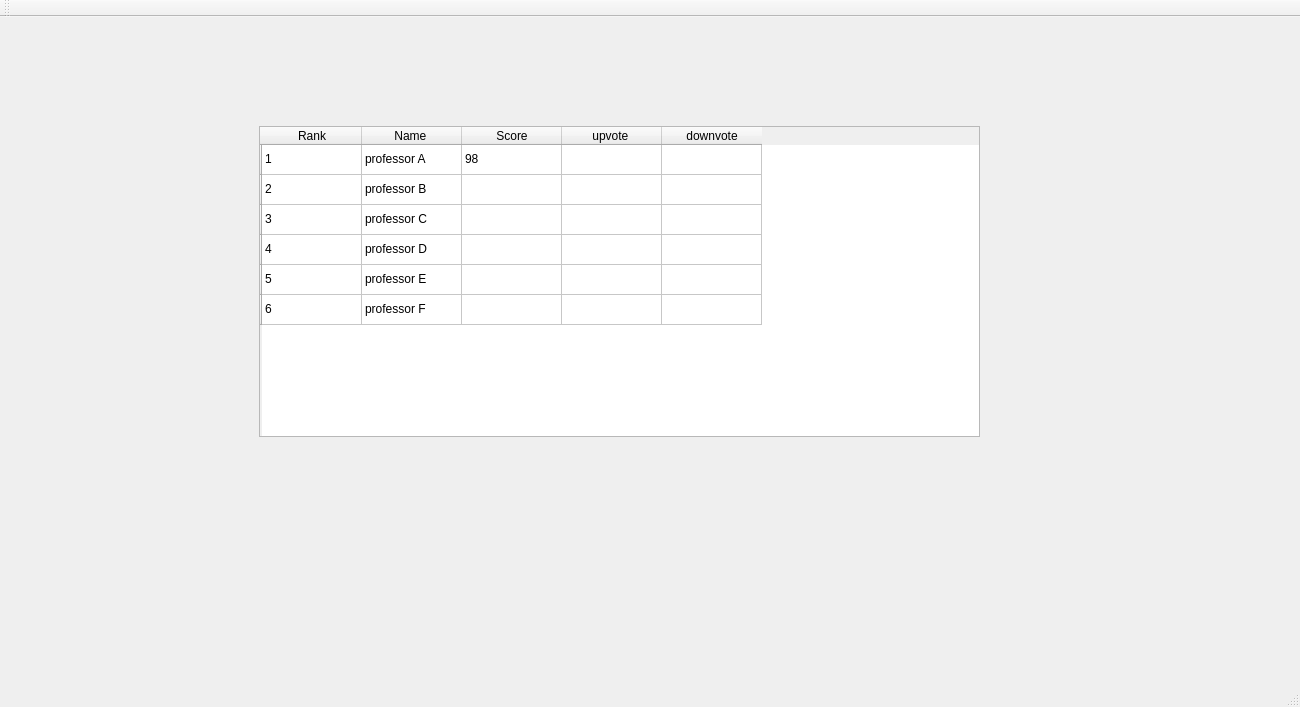
<?xml version="1.0" encoding="UTF-8"?>
<ui version="4.0">
 <class>MainWindow</class>
 <widget class="QMainWindow" name="MainWindow">
  <property name="geometry">
   <rect>
    <x>0</x>
    <y>0</y>
    <width>1300</width>
    <height>707</height>
   </rect>
  </property>
  <property name="windowTitle">
   <string>Rate AUC Professor</string>
  </property>
  <property name="layoutDirection">
   <enum>Qt::LeftToRight</enum>
  </property>
  <property name="styleSheet">
   <string notr="true"/>
  </property>
  <widget class="QWidget" name="centralwidget">
   <layout class="QVBoxLayout" name="verticalLayout_3">
    <item>
     <widget class="QStackedWidget" name="stackedWidget">
      <property name="currentIndex">
       <number>2</number>
      </property>
      <widget class="QWidget" name="page_3">
       <property name="styleSheet">
        <string notr="true">QWidget#page_3 {background-color: rgb(255, 255, 255);}


.QLineEdit {
border: 2px solid gray;
border-radius: 5px;
selection-background-color: dark-gray; 
}

QVBoxLayout#verticalLayout {
margin-left:auto;
margin-right: auto;
width:70%;
}

QWidget#widget {
border: 2px solid gray;
border-radius: 20px;
min-width: 500px;
max-width: 1500px;
min-height: 400px;
max-height: 1000px;
alignment: center;
	background-color: rgb(255, 255, 255);
}

QWidget#page_3{
	background-image: url(:/images/images/AUC_Background.jpeg);
}

QPushButton#pushButton {
width: 100px;
}

</string>
       </property>
       <widget class="QWidget" name="horizontalLayoutWidget">
        <property name="geometry">
         <rect>
          <x>0</x>
          <y>20</y>
          <width>1281</width>
          <height>611</height>
         </rect>
        </property>
        <layout class="QHBoxLayout" name="horizontalLayout" stretch="0">
         <item alignment="Qt::AlignHCenter|Qt::AlignVCenter">
          <widget class="QWidget" name="widget" native="true">
           <property name="maximumSize">
            <size>
             <width>1504</width>
             <height>1004</height>
            </size>
           </property>
           <layout class="QVBoxLayout" name="verticalLayout_11" stretch="0">
            <item>
             <layout class="QVBoxLayout" name="verticalLayout_12">
              <item>
               <widget class="QLabel" name="label_10">
                <property name="styleSheet">
                 <string notr="true"/>
                </property>
                <property name="text">
                 <string/>
                </property>
                <property name="pixmap">
                 <pixmap resource="resources.qrc">:/images/images/auc_logo.png</pixmap>
                </property>
                <property name="scaledContents">
                 <bool>false</bool>
                </property>
                <property name="alignment">
                 <set>Qt::AlignCenter</set>
                </property>
               </widget>
              </item>
              <item>
               <layout class="QVBoxLayout" name="verticalLayout_13">
                <item>
                 <widget class="QLabel" name="label_11">
                  <property name="text">
                   <string>Email</string>
                  </property>
                  <property name="textFormat">
                   <enum>Qt::PlainText</enum>
                  </property>
                 </widget>
                </item>
                <item>
                 <widget class="QLineEdit" name="lineEdit_7">
                  <property name="placeholderText">
                   <string>example@aucegypt.edu</string>
                  </property>
                 </widget>
                </item>
               </layout>
              </item>
              <item>
               <widget class="QLabel" name="label_12">
                <property name="text">
                 <string>Password</string>
                </property>
               </widget>
              </item>
              <item>
               <widget class="QLineEdit" name="lineEdit_8">
                <property name="inputMask">
                 <string/>
                </property>
                <property name="text">
                 <string/>
                </property>
                <property name="echoMode">
                 <enum>QLineEdit::Password</enum>
                </property>
                <property name="placeholderText">
                 <string>Password</string>
                </property>
               </widget>
              </item>
              <item>
               <widget class="QCheckBox" name="checkBox_4">
                <property name="text">
                 <string>Hide Password</string>
                </property>
                <property name="checked">
                 <bool>true</bool>
                </property>
               </widget>
              </item>
              <item alignment="Qt::AlignHCenter">
               <widget class="QPushButton" name="pushButton_4">
                <property name="minimumSize">
                 <size>
                  <width>50</width>
                  <height>20</height>
                 </size>
                </property>
                <property name="maximumSize">
                 <size>
                  <width>100</width>
                  <height>100</height>
                 </size>
                </property>
                <property name="text">
                 <string>Login</string>
                </property>
               </widget>
              </item>
              <item>
               <widget class="QLabel" name="register_label_4">
                <property name="text">
                 <string>&lt;html&gt;&lt;head/&gt;&lt;body&gt;&lt;p&gt;Don't Have An Account? &lt;a href=&quot;register_page.ui&quot;&gt;&lt;span style=&quot; text-decoration: underline; color:#8ab4f8;&quot;&gt;Register &lt;/span&gt;&lt;/a&gt;&lt;/p&gt;&lt;p&gt;&lt;br/&gt;&lt;/p&gt;&lt;/body&gt;&lt;/html&gt;</string>
                </property>
                <property name="textFormat">
                 <enum>Qt::RichText</enum>
                </property>
                <property name="alignment">
                 <set>Qt::AlignCenter</set>
                </property>
               </widget>
              </item>
             </layout>
            </item>
           </layout>
          </widget>
         </item>
        </layout>
       </widget>
      </widget>
      <widget class="QWidget" name="page_4">
       <property name="styleSheet">
        <string notr="true">QWidget#page_4 {background-color: rgb(255, 255, 255);}


.QLineEdit {
border: 2px solid gray;
border-radius: 5px;
selection-background-color: dark-gray; 
}

QVBoxLayout#verticalLayout {
margin-left:auto;
margin-right: auto;
width:70%;
}

QWidget#widget_2 {
border: 2px solid gray;
border-radius: 20px;
min-width: 500px;
max-width: 1500px;
min-height: 400px;
max-height: 1000px;
alignment: center;
	background-color: rgb(255, 255, 255);
}

QWidget#page_4{
	background-image: url(:/images/images/AUC_Background.jpeg);
}

QPushButton#pushButton {
width: 100px;
}

QLabel#empty_email_error, #empty_username_error, #auc_email_error, #empty_pass_error, #empty_confPass_error, #unequal_pass_error{color: red}

</string>
       </property>
       <widget class="QWidget" name="widget_2" native="true">
        <property name="geometry">
         <rect>
          <x>600</x>
          <y>82</y>
          <width>504</width>
          <height>501</height>
         </rect>
        </property>
        <property name="maximumSize">
         <size>
          <width>1504</width>
          <height>1004</height>
         </size>
        </property>
        <layout class="QVBoxLayout" name="verticalLayout_17" stretch="0">
         <item>
          <layout class="QVBoxLayout" name="verticalLayout_18">
           <item>
            <widget class="QLabel" name="label_16">
             <property name="styleSheet">
              <string notr="true"/>
             </property>
             <property name="text">
              <string/>
             </property>
             <property name="pixmap">
              <pixmap resource="resources.qrc">:/images/images/auc_logo.png</pixmap>
             </property>
             <property name="scaledContents">
              <bool>false</bool>
             </property>
             <property name="alignment">
              <set>Qt::AlignCenter</set>
             </property>
            </widget>
           </item>
           <item>
            <layout class="QVBoxLayout" name="verticalLayout_19">
             <item>
              <widget class="QLabel" name="label_2">
               <property name="text">
                <string>Username</string>
               </property>
              </widget>
             </item>
             <item>
              <widget class="QLineEdit" name="username_register_lineEdit">
               <property name="placeholderText">
                <string>Username</string>
               </property>
              </widget>
             </item>
             <item>
              <widget class="QLabel" name="empty_username_error">
               <property name="text">
                <string>Please add your username</string>
               </property>
              </widget>
             </item>
             <item>
              <widget class="QLabel" name="label_17">
               <property name="text">
                <string>Email </string>
               </property>
               <property name="textFormat">
                <enum>Qt::PlainText</enum>
               </property>
              </widget>
             </item>
             <item>
              <widget class="QLineEdit" name="email_register_lineEdit">
               <property name="placeholderText">
                <string>example@aucegypt.edu</string>
               </property>
              </widget>
             </item>
             <item>
              <widget class="QLabel" name="empty_email_error">
               <property name="text">
                <string>Please add your email</string>
               </property>
              </widget>
             </item>
             <item>
              <widget class="QLabel" name="auc_email_error">
               <property name="enabled">
                <bool>true</bool>
               </property>
               <property name="text">
                <string>Please use your AUC email. (ends in @aucegypt.edu)</string>
               </property>
              </widget>
             </item>
            </layout>
           </item>
           <item>
            <widget class="QLabel" name="label_18">
             <property name="text">
              <string>Password</string>
             </property>
            </widget>
           </item>
           <item>
            <widget class="QLineEdit" name="password_register_lineEdit">
             <property name="inputMask">
              <string/>
             </property>
             <property name="text">
              <string/>
             </property>
             <property name="echoMode">
              <enum>QLineEdit::Password</enum>
             </property>
             <property name="placeholderText">
              <string>Password</string>
             </property>
            </widget>
           </item>
           <item>
            <widget class="QLabel" name="empty_pass_error">
             <property name="text">
              <string>Please set the password</string>
             </property>
            </widget>
           </item>
           <item>
            <widget class="QLabel" name="label">
             <property name="text">
              <string>Confirm Password</string>
             </property>
            </widget>
           </item>
           <item>
            <widget class="QLineEdit" name="confPassword_register_lineEdit">
             <property name="echoMode">
              <enum>QLineEdit::Password</enum>
             </property>
             <property name="placeholderText">
              <string>Retype Password</string>
             </property>
            </widget>
           </item>
           <item>
            <widget class="QLabel" name="empty_confPass_error">
             <property name="text">
              <string>Please retype the password.</string>
             </property>
            </widget>
           </item>
           <item>
            <widget class="QLabel" name="unequal_pass_error">
             <property name="text">
              <string>The two password are not the same.</string>
             </property>
            </widget>
           </item>
           <item>
            <widget class="QCheckBox" name="checkBox_6">
             <property name="text">
              <string>Hide Password</string>
             </property>
             <property name="checked">
              <bool>true</bool>
             </property>
            </widget>
           </item>
           <item alignment="Qt::AlignHCenter">
            <widget class="QPushButton" name="pushButton_6">
             <property name="minimumSize">
              <size>
               <width>50</width>
               <height>20</height>
              </size>
             </property>
             <property name="maximumSize">
              <size>
               <width>100</width>
               <height>100</height>
              </size>
             </property>
             <property name="text">
              <string>Register</string>
             </property>
            </widget>
           </item>
           <item>
            <widget class="QLabel" name="register_label_6">
             <property name="text">
              <string>&lt;html&gt;&lt;head/&gt;&lt;body&gt;&lt;p&gt;Already Have an Account? &lt;a href=&quot;page1&quot;&gt;&lt;span style=&quot; text-decoration: underline; color:#8ab4f8;&quot;&gt;Login &lt;/span&gt;&lt;/a&gt;&lt;/p&gt;&lt;p&gt;&lt;br/&gt;&lt;/p&gt;&lt;/body&gt;&lt;/html&gt;</string>
             </property>
             <property name="textFormat">
              <enum>Qt::RichText</enum>
             </property>
             <property name="alignment">
              <set>Qt::AlignCenter</set>
             </property>
            </widget>
           </item>
          </layout>
         </item>
        </layout>
       </widget>
      </widget>
      <widget class="QWidget" name="page">
       <widget class="QTableWidget" name="tableWidget">
        <property name="geometry">
         <rect>
          <x>250</x>
          <y>100</y>
          <width>721</width>
          <height>311</height>
         </rect>
        </property>
        <row>
         <property name="text">
          <string/>
         </property>
        </row>
        <row>
         <property name="text">
          <string/>
         </property>
        </row>
        <row>
         <property name="text">
          <string/>
         </property>
        </row>
        <row>
         <property name="text">
          <string/>
         </property>
        </row>
        <row>
         <property name="text">
          <string/>
         </property>
        </row>
        <row>
         <property name="text">
          <string/>
         </property>
        </row>
        <column>
         <property name="text">
          <string>Rank</string>
         </property>
        </column>
        <column>
         <property name="text">
          <string>Name </string>
         </property>
        </column>
        <column>
         <property name="text">
          <string>Score</string>
         </property>
        </column>
        <column>
         <property name="text">
          <string>upvote </string>
         </property>
        </column>
        <column>
         <property name="text">
          <string>downvote</string>
         </property>
        </column>
        <item row="0" column="0">
         <property name="text">
          <string>1</string>
         </property>
        </item>
        <item row="0" column="1">
         <property name="text">
          <string>professor A</string>
         </property>
        </item>
        <item row="0" column="2">
         <property name="text">
          <string>98</string>
         </property>
        </item>
        <item row="1" column="0">
         <property name="text">
          <string>2</string>
         </property>
        </item>
        <item row="1" column="1">
         <property name="text">
          <string>professor B</string>
         </property>
        </item>
        <item row="1" column="2">
         <property name="text">
          <string/>
         </property>
        </item>
        <item row="2" column="0">
         <property name="text">
          <string>3</string>
         </property>
        </item>
        <item row="2" column="1">
         <property name="text">
          <string>professor C</string>
         </property>
        </item>
        <item row="2" column="2">
         <property name="text">
          <string/>
         </property>
        </item>
        <item row="3" column="0">
         <property name="text">
          <string>4</string>
         </property>
        </item>
        <item row="3" column="1">
         <property name="text">
          <string>professor D</string>
         </property>
        </item>
        <item row="4" column="0">
         <property name="text">
          <string>5</string>
         </property>
        </item>
        <item row="4" column="1">
         <property name="text">
          <string>professor E</string>
         </property>
        </item>
        <item row="5" column="0">
         <property name="text">
          <string>6</string>
         </property>
        </item>
        <item row="5" column="1">
         <property name="text">
          <string>professor F</string>
         </property>
        </item>
       </widget>
      </widget>
     </widget>
    </item>
   </layout>
  </widget>
  <widget class="QStatusBar" name="statusbar"/>
  <widget class="QToolBar" name="toolBar">
   <property name="windowTitle">
    <string>toolBar</string>
   </property>
   <attribute name="toolBarArea">
    <enum>TopToolBarArea</enum>
   </attribute>
   <attribute name="toolBarBreak">
    <bool>false</bool>
   </attribute>
  </widget>
 </widget>
 <resources>
  <include location="resources.qrc"/>
 </resources>
 <connections/>
</ui>
